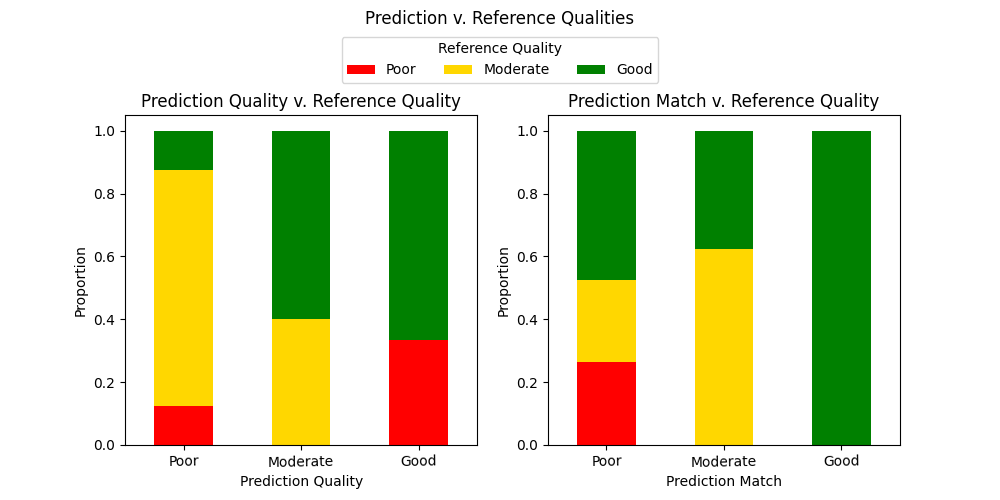

Generate this figure with Python:
import pandas as pd
import matplotlib.pyplot as plt
from itertools import cycle, islice

metrics = pd.read_csv('qualitative_metrics.csv')

#Prediction Quality,Prediction Match,Reference Quality


def stacked_bar(type, ax):
    df = metrics[[type,'Reference Quality']]
    df = df.groupby([type])

    names = {1:'Poor', 2:'Moderate', 3:'Good'}
    dist = pd.DataFrame(columns=['Poor', 'Moderate', 'Good'])
    for key, item in df:
        group = df.get_group(key).reset_index(drop=True)
        level = group.iloc[0][type]
        counts = group.groupby(['Reference Quality']).size()

        counts_df = pd.DataFrame.from_dict({'Poor':[counts[1]] if 1 in counts.index else 0,
                                            'Moderate':[counts[2]] if 2 in counts.index else 0,
                                            'Good':[counts[3]] if 3 in counts.index else 0,
                                            type:[names[level]]})
        counts_df = counts_df.set_index(type)
        dist = pd.concat((dist, counts_df))

    print(dist)
    stacked_data = dist.apply(lambda x: x/sum(x), axis=1)
    print(stacked_data)
    stacked_data.plot.bar(stacked=True, ax=ax, rot=1, xlabel=type, ylabel='Proportion', color=['r', '#FFD700', 'g'], legend=False)
    ax.set_title(type+' v. Reference Quality')


fig, ((ax1), (ax2)) = plt.subplots(1, 2, figsize=(10,5))
stacked_bar('Prediction Quality', ax1)
stacked_bar('Prediction Match', ax2)
fig.subplots_adjust(top=0.77)
fig.suptitle('Prediction v. Reference Qualities')
fig.legend(['Poor', 'Moderate', 'Good'], title='Reference Quality', loc='upper center', ncol=3, bbox_to_anchor=(0.5, 0.94))
plt.savefig('stacked_bar.png')
